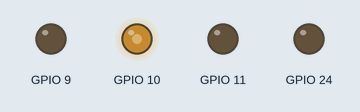
The program below on a simulated Raspberry Pi (BCM pin numbers). Parts: output pins drawn as LEDs (lit = HIGH). What the program prints to the terminal is not drawn. At 9.0 s the program stops and its outputs stay as they are.

Above: at 0.1 s.
At 1.1 s:
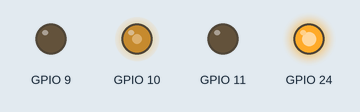
At 3.1 s:
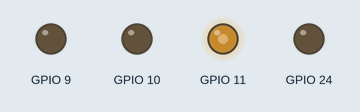
At 4.1 s:
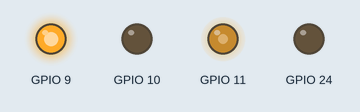
At 6.1 s:
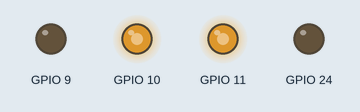
At 9.1 s:
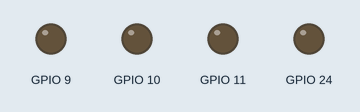
Timing chart, 0 to 10.5 s (numbered marks = the images above):
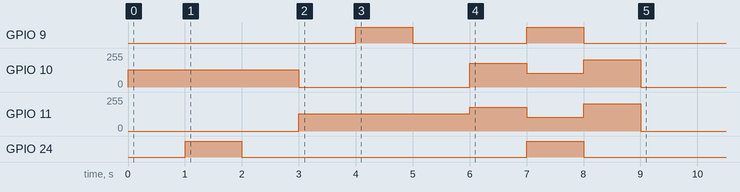

The program:

motorTest.py
```python
from motor import Motor, MotorDirection
from pins import *
from time import sleep

def test():
    left_motor = Motor("Left", pins.motor_speed_l, pins.motor_direction_l, 100)
    right_motor = Motor("Right", pins.motor_speed_r, pins.motor_direction_r, 100)

    print("Motors Initialized.\n")

    # right_motor.move(MotorDirection.BACKWARD)
    # sleep(1)
    # right_motor.move(MotorDirection.FORWARD)
    # sleep(1)
    # right_motor.move(MotorDirection.BACKWARD)
    # sleep(1)

    left_motor.move(MotorDirection.BACKWARD, 50)
    sleep(1)
    left_motor.stop()
    left_motor.move(MotorDirection.FORWARD, 50)
    sleep(1)
    left_motor.stop()
    left_motor.move(MotorDirection.BACKWARD,50)
    sleep(1)
    left_motor.stop()

    right_motor.move(MotorDirection.BACKWARD, 50)
    sleep(1)
    right_motor.stop()
    right_motor.move(MotorDirection.FORWARD, 50)
    sleep(1)
    right_motor.stop()
    right_motor.move(MotorDirection.BACKWARD,50)
    sleep(1)
    right_motor.stop()


    right_motor.move(MotorDirection.BACKWARD, 70)
    left_motor.move(MotorDirection.BACKWARD, 70)
    sleep(1)
    right_motor.stop()
    left_motor.stop()
    right_motor.move(MotorDirection.FORWARD, 40)
    left_motor.move(MotorDirection.FORWARD, 40)
    sleep(1)
    right_motor.stop()
    left_motor.stop()
    right_motor.move(MotorDirection.BACKWARD, 80)
    left_motor.move(MotorDirection.BACKWARD, 80)
    sleep(1)
    right_motor.stop()
    left_motor.stop()

test()
```

motor.py
```python
from .GPIOhelpers import *
from enum import Enum
from time import sleep
setGPIO()

class MotorDirection(Enum):
    BACKWARD = 0
    FORWARD = 1
    STOP = 2

class Motor:
    def __init__(self, name, power_pin, direction_pin, speed = 0):
        self.name = name
        self.power_pin = power_pin
        self.direction_pin = direction_pin
        self.speed = speed
        analogMode(self.power_pin, 0)
        digitalMode(self.direction_pin, OUTPUT)

    def move(self, direction, speed):
        if direction == MotorDirection.STOP:
            analogWrite(self.power_pin, 0)
        else:
            #print(str(self.name))
            #print(" motor moving ")
            #if direction == MotorDirection.BACKWARD:
                #print("backwards")
            #else:
                #print("forwards")
            #print("...\n")
            #print(direction.value)
            digitalWrite(self.direction_pin, direction.value)
            analogWrite(self.power_pin,speed)

    def stop(self):
        analogWrite(self.power_pin,0)

            #GPIO.setup(10, OUTPUT)
            #pwm = GPIO.PWM(10, 490)
            #pwm.start(90)
            #sleep(3)
```

pins.py
```python
from types import SimpleNamespace

'''pins = SimpleNamespace(**{
    "led" : 1,
    "motor_power_r": 26,
    "motor_power_l" : 13,
    "motor_direction_l" : 19,
    "motor_direction_r" : 6,
    "tof_front" : 0;
    "tof_left" : 0,
    "tof_left_diag" : 0,
    "tof_front" : 0,
    "tof_right_diag" : 0,
    "tof_right" : 0})
'''
pins = SimpleNamespace(**{
    "tof_front" : 27,
    "tof_fleft" : 18,
    "tof_fright" : 23,
    "tof_rear" : 13,
    "tof_rleft" : 6,
    "tof_rright" :26,
    "encoder_pin_l1" : 4,
    "encoder_pin_l2" : 14,
    "encoder_pin_r1" : 15,
    "encoder_pin_r2" : 17,
    "motor_speed_l" : 10,
    "motor_direction_l" : 24,
    "motor_speed_r" : 11,
    "motor_direction_r" : 9})
```

GPIOhelpers.py
```python
import RPi.GPIO as GPIO
import time

HIGH = GPIO.HIGH
LOW = GPIO.LOW
OUTPUT = GPIO.OUT
INPUT = GPIO.IN
INPUT_PULLUP = GPIO.PUD_UP
CHANGE = GPIO.BOTH
RISING = GPIO.RISING
FALLING = GPIO.FALLING

pwm_pins = {}

def setGPIO():
    return GPIO.setmode(GPIO.BCM)

def digitalMode(pin, mode):
    if mode == INPUT_PULLUP:
        return GPIO.setup(pin, INPUT, pull_up_down = INPUT_PULLUP)
    else:
        return GPIO.setup(pin, mode)

def analogMode(pin, duty_cycle):
    GPIO.setup(pin, OUTPUT)
    pwm = GPIO.PWM(pin, 490)
    pwm.start(duty_cycle)
    return pwm_pins.update({pin:pwm})

def analogWrite(pin, duty_cycle):
    return pwm_pins[pin].ChangeDutyCycle(duty_cycle)

def digitalWrite(pin, value):
    return GPIO.output(pin, value)

def digitalRead(pin):
    return GPIO.input(pin)

def clearAllPins():
    pwm_pins = {}
    return GPIO.cleanup()

def attachInterrupt(pin, my_callback, event):
    return GPIO.add_event_detect(pin, event, callback=my_callback, bouncetime = 1)

class Timer:
    def __init__(self):
        self._start = time.time()

    def millis(self):
        return int((time.time() - self._start) * 1000 // 1)

setGPIO()
```

Measured:
- by itself, GPIO 10: 128/255 → 0/255 at 3.0 s, → 179/255 3.0 s later, → 102/255 1.0 s later, → 204/255 1.0 s later, … (5 changes in this stretch)
